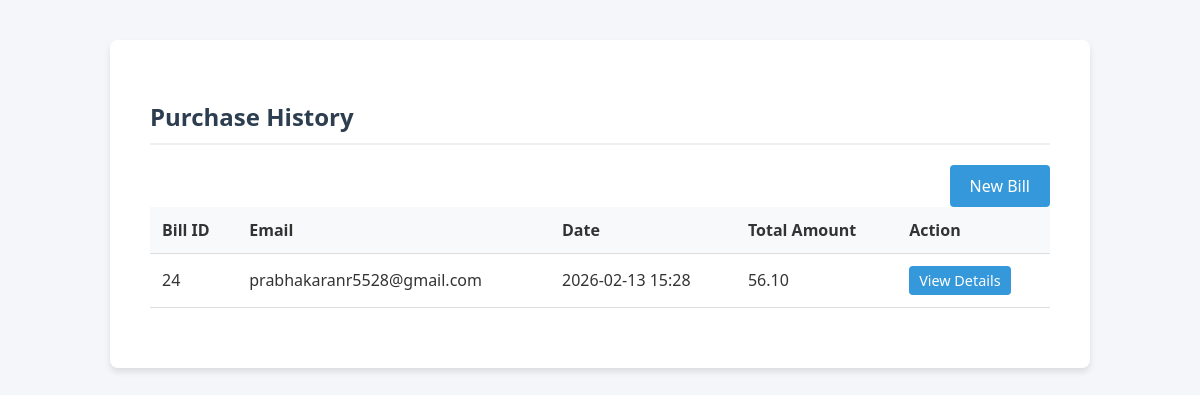
Before: /history/ with the older database file.
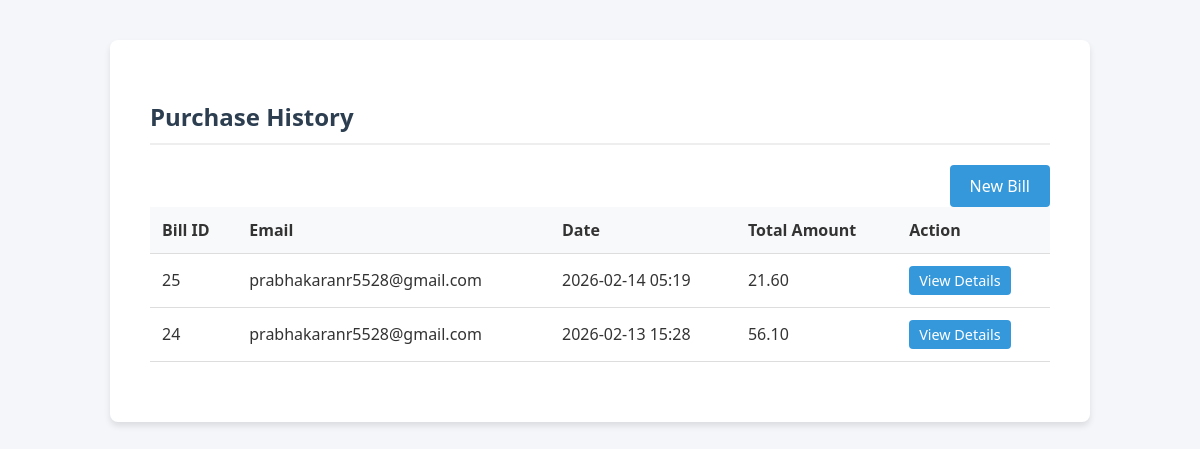
After: the same page with the newer database file.
### billing/models.py (models this page shows, shortened)
class Bill(models.Model):
    customer_email = models.EmailField()
    created_at = models.DateTimeField(auto_now_add=True)
    total_amount_without_tax = models.FloatField(default=0.0)
    total_tax_payable = models.FloatField(default=0.0)
    net_price = models.FloatField(default=0.0)
    amount_paid = models.FloatField(default=0.0)
    balance_amount = models.FloatField(default=0.0)
    balance_denomination_breakdown = models.JSONField(default=dict, blank=True)

### billing/views.py (the view)
# urls.py: path('history/', views.history, name='history'),
def history(request):
    bills = Bill.objects.all().order_by('-created_at')
    return render(request, 'billing/history.html', {'bills': bills})

### billing/templates/billing/history.html
{% extends 'billing/base.html' %}
{% block content %}
<h2>Purchase History</h2>
<a href="{% url 'index' %}" class="btn btn-primary" style="float: right;">New Bill</a>
<table>
    <thead>
        <tr>
            <th>Bill ID</th>
            <th>Email</th>
            <th>Date</th>
            <th>Total Amount</th>
            <th>Action</th>
        </tr>
    </thead>
    <tbody>
        {% for bill in bills %}
        <tr>
            <td>{{ bill.id }}</td>
            <td>{{ bill.customer_email }}</td>
            <td>{{ bill.created_at|date:"Y-m-d H:i" }}</td>
            <td>{{ bill.net_price|floatformat:2 }}</td>
            <td><a href="{% url 'bill_detail' bill.id %}" class="btn btn-secondary"
                    style="padding: 5px 10px; font-size: 0.9em;">View Details</a></td>
        </tr>
        {% empty %}
        <tr>
            <td colspan="5">No history found.</td>
        </tr>
        {% endfor %}
    </tbody>
</table>
{% endblock %}

Changed rows visible on the page:
added Bill: id "25", customer_email "prabhakaranr5528@gmail.com", created_at "2026-02-14 05:19", net_price "21.60"
